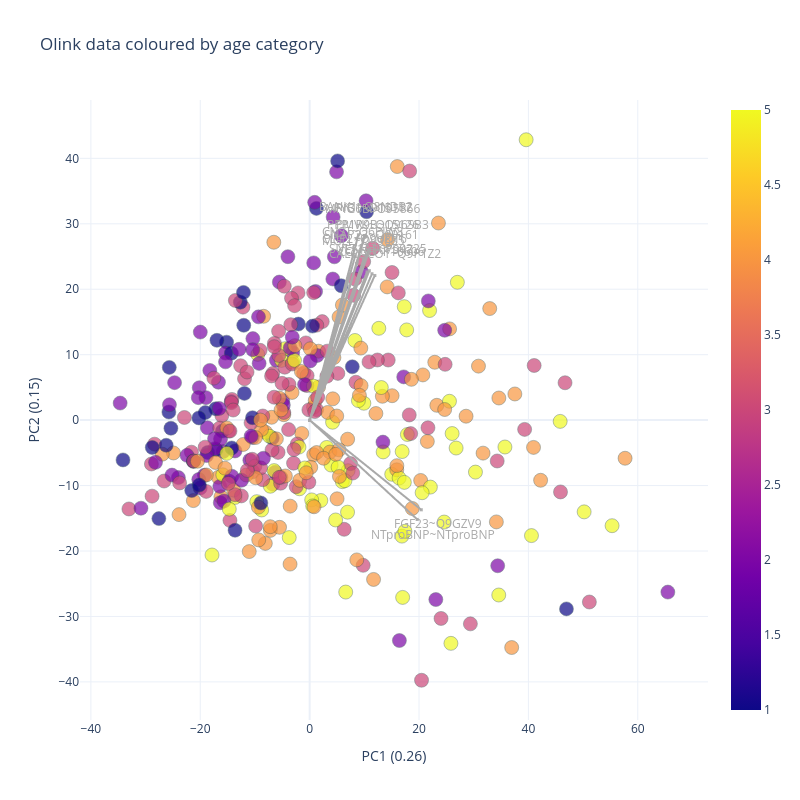

Notebook code for this chart:
### Code cell
figure = viz.get_pca_plot(pca, identifier='pca', args=args)
iplot(figure.figure)

### Figure 1 — Plotly figure (JSON) as saved in the notebook; plotly's stock layout.template omitted (floating-point values rounded to 4 significant figures; data arrays with more than 128 entries replaced by an {"elided": "..."} marker saying what was removed)
{"data": [{"customdata": {"elided": "383x1 str values"}, "hovertemplate": "x=%{x}<br>y=%{y}<br>SampleID=%{customdata[0]}<br>group=%{marker.color}<extra></extra>", "legendgroup": "", "marker": {"color": {"elided": "383 int values"}, "coloraxis": "coloraxis", "line": {"color": "DarkSlateGrey", "width": 0.5}, "opacity": 0.7, "size": 14, "symbol": "circle"}, "mode": "markers", "name": "", "orientation": "v", "showlegend": false, "type": "scatter", "x": {"elided": "383 float values"}, "xaxis": "x", "y": {"elided": "383 float values"}, "yaxis": "y"}, {"marker": {"color": "darkgrey", "opacity": 0.9, "showscale": false, "size": 3, "symbol": 1}, "mode": "markers+lines", "name": "FYB1~O15117", "showlegend": false, "text": "FYB1~O15117 loading: 0.12", "type": "scattergl", "x": [0, 10.11], "y": [0, 28.2]}, {"marker": {"color": "darkgrey", "opacity": 0.9, "showscale": false, "size": 3, "symbol": 1}, "mode": "markers+lines", "name": "MPIG6B~O95866", "showlegend": false, "text": "MPIG6B~O95866 loading: 0.12", "type": "scattergl", "x": [0, 10.04], "y": [0, 28.14]}, {"marker": {"color": "darkgrey", "opacity": 0.9, "showscale": false, "size": 3, "symbol": 1}, "mode": "markers+lines", "name": "BANK1~Q8NDB2", "showlegend": false, "text": "BANK1~Q8NDB2 loading: 0.12", "type": "scattergl", "x": [0, 8.909], "y": [0, 28.32]}, {"marker": {"color": "darkgrey", "opacity": 0.9, "showscale": false, "size": 3, "symbol": 1}, "mode": "markers+lines", "name": "PPP1R9B~Q96SB3", "showlegend": false, "text": "PPP1R9B~Q96SB3 loading: 0.11", "type": "scattergl", "x": [0, 10.95], "y": [0, 26.01]}, {"marker": {"color": "darkgrey", "opacity": 0.9, "showscale": false, "size": 3, "symbol": 1}, "mode": "markers+lines", "name": "PMVK~Q15126", "showlegend": false, "text": "PMVK~Q15126 loading: 0.11", "type": "scattergl", "x": [0, 10.76], "y": [0, 25.97]}, {"marker": {"color": "darkgrey", "opacity": 0.9, "showscale": false, "size": 3, "symbol": 1}, "mode": "markers+lines", "name": "SNAP23~O00161", "showlegend": false, "text": "SNAP23~O00161 loading: 0.11", "type": "scattergl", "x": [0, 9.881], "y": [0, 24.65]}, {"marker": {"color": "darkgrey", "opacity": 0.9, "showscale": false, "size": 3, "symbol": 1}, "mode": "markers+lines", "name": "CNST~Q6PJW8", "showlegend": false, "text": "CNST~Q6PJW8 loading: 0.11", "type": "scattergl", "x": [0, 8.337], "y": [0, 25.12]}, {"marker": {"color": "darkgrey", "opacity": 0.9, "showscale": false, "size": 3, "symbol": 1}, "mode": "markers+lines", "name": "CLIP2~Q9UDT6", "showlegend": false, "text": "CLIP2~Q9UDT6 loading: 0.10", "type": "scattergl", "x": [0, 8.709], "y": [0, 24.15]}, {"marker": {"color": "darkgrey", "opacity": 0.9, "showscale": false, "size": 3, "symbol": 1}, "mode": "markers+lines", "name": "MGLL~Q99685", "showlegend": false, "text": "MGLL~Q99685 loading: 0.10", "type": "scattergl", "x": [0, 8.556], "y": [0, 23.91]}, {"marker": {"color": "darkgrey", "opacity": 0.9, "showscale": false, "size": 3, "symbol": 1}, "mode": "markers+lines", "name": "SULT1A1~P50225", "showlegend": false, "text": "SULT1A1~P50225 loading: 0.10", "type": "scattergl", "x": [0, 10.9], "y": [0, 22.83]}, {"marker": {"color": "darkgrey", "opacity": 0.9, "showscale": false, "size": 3, "symbol": 1}, "mode": "markers+lines", "name": "CALCOCO1~Q9P1Z2", "showlegend": false, "text": "CALCOCO1~Q9P1Z2 loading: 0.10", "type": "scattergl", "x": [0, 11.92], "y": [0, 22.11]}, {"marker": {"color": "darkgrey", "opacity": 0.9, "showscale": false, "size": 3, "symbol": 1}, "mode": "markers+lines", "name": "COX5B~P10606", "showlegend": false, "text": "COX5B~P10606 loading: 0.10", "type": "scattergl", "x": [0, 11.4], "y": [0, 22.37]}, {"marker": {"color": "darkgrey", "opacity": 0.9, "showscale": false, "size": 3, "symbol": 1}, "mode": "markers+lines", "name": "YES1~P07947", "showlegend": false, "text": "YES1~P07947 loading: 0.10", "type": "scattergl", "x": [0, 10.49], "y": [0, 22.65]}, {"marker": {"color": "darkgrey", "opacity": 0.9, "showscale": false, "size": 3, "symbol": 1}, "mode": "markers+lines", "name": "NTproBNP~NTproBNP", "showlegend": false, "text": "NTproBNP~NTproBNP loading: 0.10", "type": "scattergl", "x": [0, 19.68], "y": [0, -15.17]}, {"marker": {"color": "darkgrey", "opacity": 0.9, "showscale": false, "size": 3, "symbol": 1}, "mode": "markers+lines", "name": "FGF23~Q9GZV9", "showlegend": false, "text": "FGF23~Q9GZV9 loading: 0.10", "type": "scattergl", "x": [0, 20.41], "y": [0, -13.7]}], "layout": {"annotations": [{"align": "center", "ax": 20, "ay": -30, "font": {"color": "darkgrey", "size": 12}, "showarrow": false, "text": "FYB1~O15117", "x": 11.63, "xref": "x", "y": 32.43, "yref": "y"}, {"align": "center", "ax": 20, "ay": -30, "font": {"color": "darkgrey", "size": 12}, "showarrow": false, "text": "MPIG6B~O95866", "x": 11.54, "xref": "x", "y": 32.36, "yref": "y"}, {"align": "center", "ax": 20, "ay": -30, "font": {"color": "darkgrey", "size": 12}, "showarrow": false, "text": "BANK1~Q8NDB2", "x": 10.25, "xref": "x", "y": 32.57, "yref": "y"}, {"align": "center", "ax": 20, "ay": -30, "font": {"color": "darkgrey", "size": 12}, "showarrow": false, "text": "PPP1R9B~Q96SB3", "x": 12.59, "xref": "x", "y": 29.91, "yref": "y"}, {"align": "center", "ax": 20, "ay": -30, "font": {"color": "darkgrey", "size": 12}, "showarrow": false, "text": "PMVK~Q15126", "x": 12.38, "xref": "x", "y": 29.86, "yref": "y"}, {"align": "center", "ax": 20, "ay": -30, "font": {"color": "darkgrey", "size": 12}, "showarrow": false, "text": "SNAP23~O00161", "x": 11.36, "xref": "x", "y": 28.34, "yref": "y"}, {"align": "center", "ax": 20, "ay": -30, "font": {"color": "darkgrey", "size": 12}, "showarrow": false, "text": "CNST~Q6PJW8", "x": 9.588, "xref": "x", "y": 28.88, "yref": "y"}, {"align": "center", "ax": 20, "ay": -30, "font": {"color": "darkgrey", "size": 12}, "showarrow": false, "text": "CLIP2~Q9UDT6", "x": 10.02, "xref": "x", "y": 27.77, "yref": "y"}, {"align": "center", "ax": 20, "ay": -30, "font": {"color": "darkgrey", "size": 12}, "showarrow": false, "text": "MGLL~Q99685", "x": 9.84, "xref": "x", "y": 27.5, "yref": "y"}, {"align": "center", "ax": 20, "ay": -30, "font": {"color": "darkgrey", "size": 12}, "showarrow": false, "text": "SULT1A1~P50225", "x": 12.54, "xref": "x", "y": 26.26, "yref": "y"}, {"align": "center", "ax": 20, "ay": -30, "font": {"color": "darkgrey", "size": 12}, "showarrow": false, "text": "CALCOCO1~Q9P1Z2", "x": 13.7, "xref": "x", "y": 25.43, "yref": "y"}, {"align": "center", "ax": 20, "ay": -30, "font": {"color": "darkgrey", "size": 12}, "showarrow": false, "text": "COX5B~P10606", "x": 13.12, "xref": "x", "y": 25.72, "yref": "y"}, {"align": "center", "ax": 20, "ay": -30, "font": {"color": "darkgrey", "size": 12}, "showarrow": false, "text": "YES1~P07947", "x": 12.07, "xref": "x", "y": 26.05, "yref": "y"}, {"align": "center", "ax": 20, "ay": -30, "font": {"color": "darkgrey", "size": 12}, "showarrow": false, "text": "NTproBNP~NTproBNP", "x": 22.63, "xref": "x", "y": -17.44, "yref": "y"}, {"align": "center", "ax": 20, "ay": -30, "font": {"color": "darkgrey", "size": 12}, "showarrow": false, "text": "FGF23~Q9GZV9", "x": 23.47, "xref": "x", "y": -15.76, "yref": "y"}], "height": 800, "hovermode": "closest", "legend": {"orientation": "h", "x": 1, "xanchor": "right", "y": 1, "yanchor": "bottom"}, "title": {"text": "Olink data coloured by age category"}, "width": 800, "xaxis": {"title": {"text": "PC1 (0.26)"}}, "yaxis": {"title": {"text": "PC2 (0.15)"}}}}
